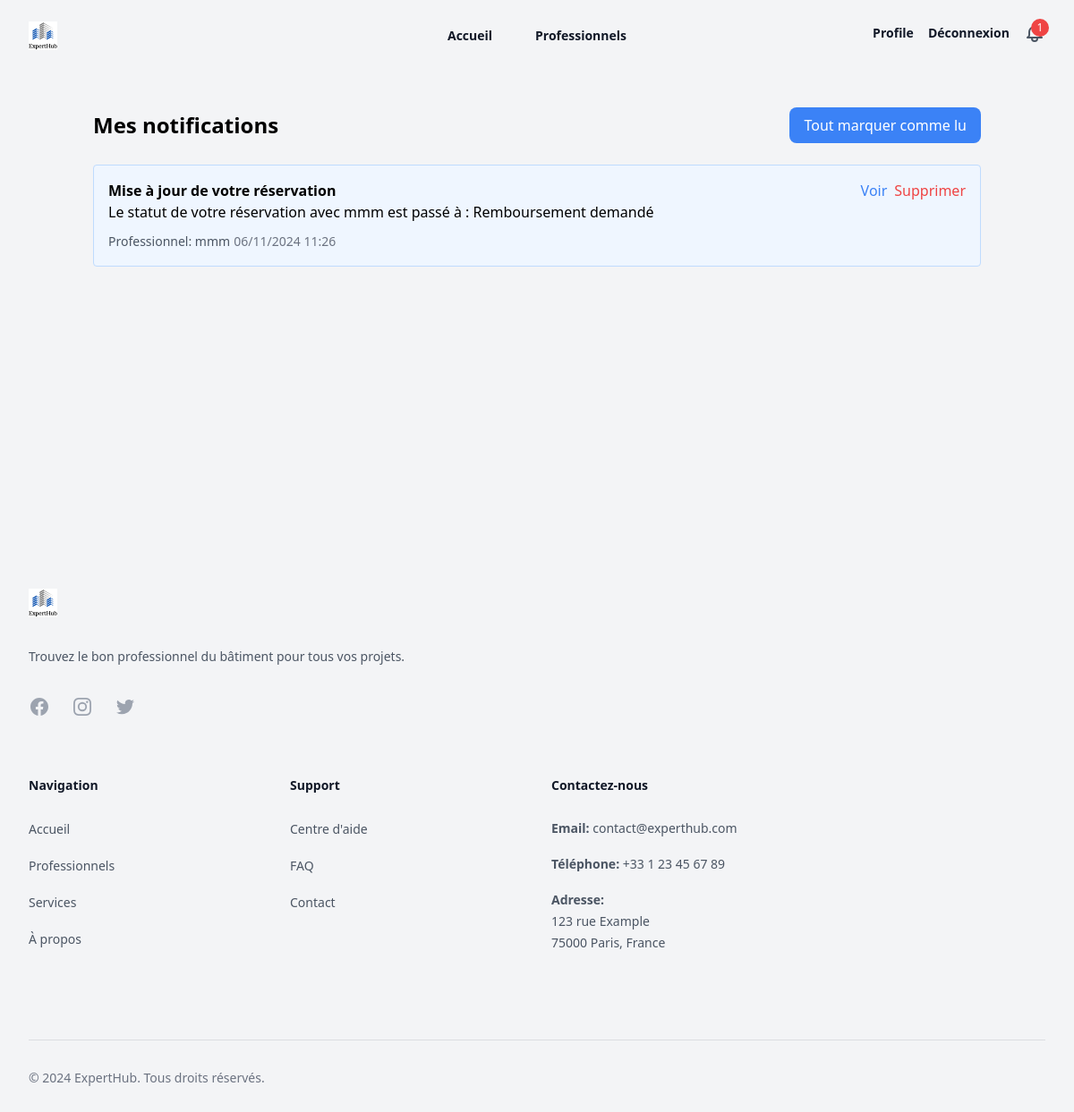
The app's page /notifications/ (signed in) with its own data.
### notifications/models.py (models this page shows, shortened)
class Notification(models.Model):
    user = models.ForeignKey(
        settings.AUTH_USER_MODEL,
        on_delete=models.CASCADE,
        related_name='notifications'
    )
    title = models.CharField(max_length=255)
    message = models.TextField()
    link = models.CharField(max_length=255)
    is_read = models.BooleanField(default=False)
    created_at = models.DateTimeField(auto_now_add=True)
    professional = models.CharField(max_length=255, blank=True, null=True)
    class Meta:
        ordering = ['-created_at']

### notifications/views.py (the view)
# urls.py: path('', views.notification_list, name='list'),
@login_required
def notification_list(request):
    notifications = Notification.objects.filter(user=request.user)
    return render(request, 'notifications/notification_list.html', {
        'notifications': notifications
    })

### notifications/templates/notifications/notification_list.html (shortened to what this page needs)
{% extends 'base.html' %}
{% block content %}
<div class="container mx-auto px-4 py-8  mb-32">
    <div class="flex justify-between items-center mb-6">
        <h1 class="text-2xl font-bold">Mes notifications</h1>
        {% if notifications %}
            <a href="{% url 'notifications:mark_all_read' %}"
               class="bg-blue-500 text-white px-4 py-2 rounded-lg transition-colors duration-200 hover:bg-blue-600 focus:outline-none focus:ring-2 focus:ring-blue-400 focus:ring-offset-2">
                Tout marquer comme lu
            </a>
        {% endif %}
    </div>
    {% if notifications %}
        <div class="space-y-4">
            {% for notification in notifications %}
                <div class="p-4 rounded border {% if not notification.is_read %}bg-blue-50 border-blue-200{% else %}bg-gray-50 border-gray-200{% endif %}">
                    <div class="flex justify-between items-start">
                        <div>
                            <h2 class="font-semibold">{{ notification.title }}</h2>
                            <p>{{ notification.message }}</p>
                            <div class="mt-2">
                                {% if notification.professional %}
                                    <span class="text-sm text-gray-600">Professionnel: {{ notification.professional }}</span>
                                {% endif %}
                                <span class="text-sm text-gray-500">{{ notification.created_at|date:"d/m/Y H:i" }}</span>
                            </div>
                        </div>
                        <div class="flex gap-2">
                            <a href="{% url 'notifications:mark_read' notification.pk %}"
                               class="text-blue-500 hover:text-blue-700">
                                Voir
                            </a>
                            <a href="{% url 'notifications:delete' notification.pk %}"
                               onclick="return confirm('Êtes-vous sûr de vouloir supprimer cette notification ?')"
                               class="text-red-500 hover:text-red-700">
                                Supprimer
                            </a>
                        </div>
                    </div>
                </div>
            {% endfor %}
        </div>
    {% else %}
        <p class"mb-32">Vous n'avez aucune notification.</p>
    {% endif %}
</div>
{% endblock %}

### records on screen
Notification: title "Mise à jour de votre réservation", message "Le statut de votre réservation avec mmm est passé à : Remboursement demandé", professional "mmm", created_at "06/11/2024 11:26"
